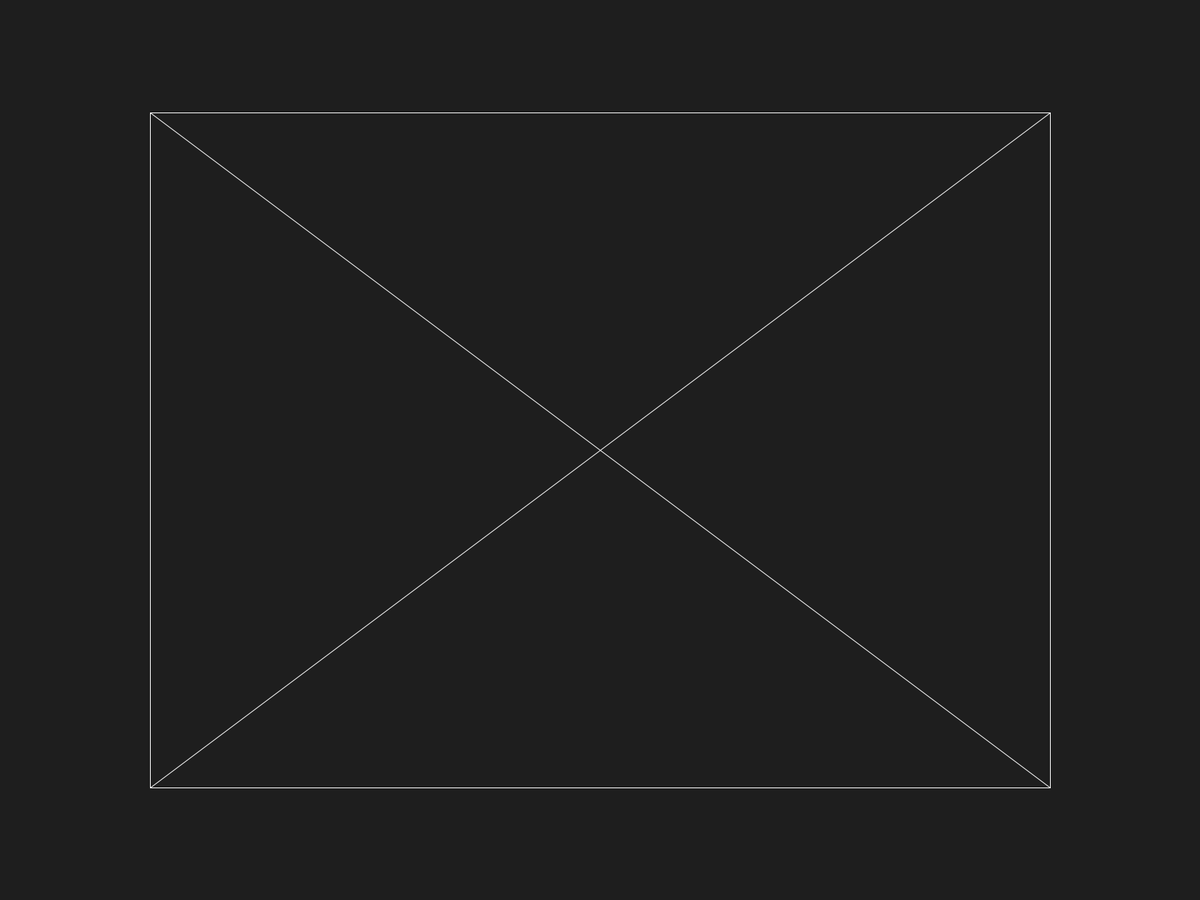
Frame 1 (no input)
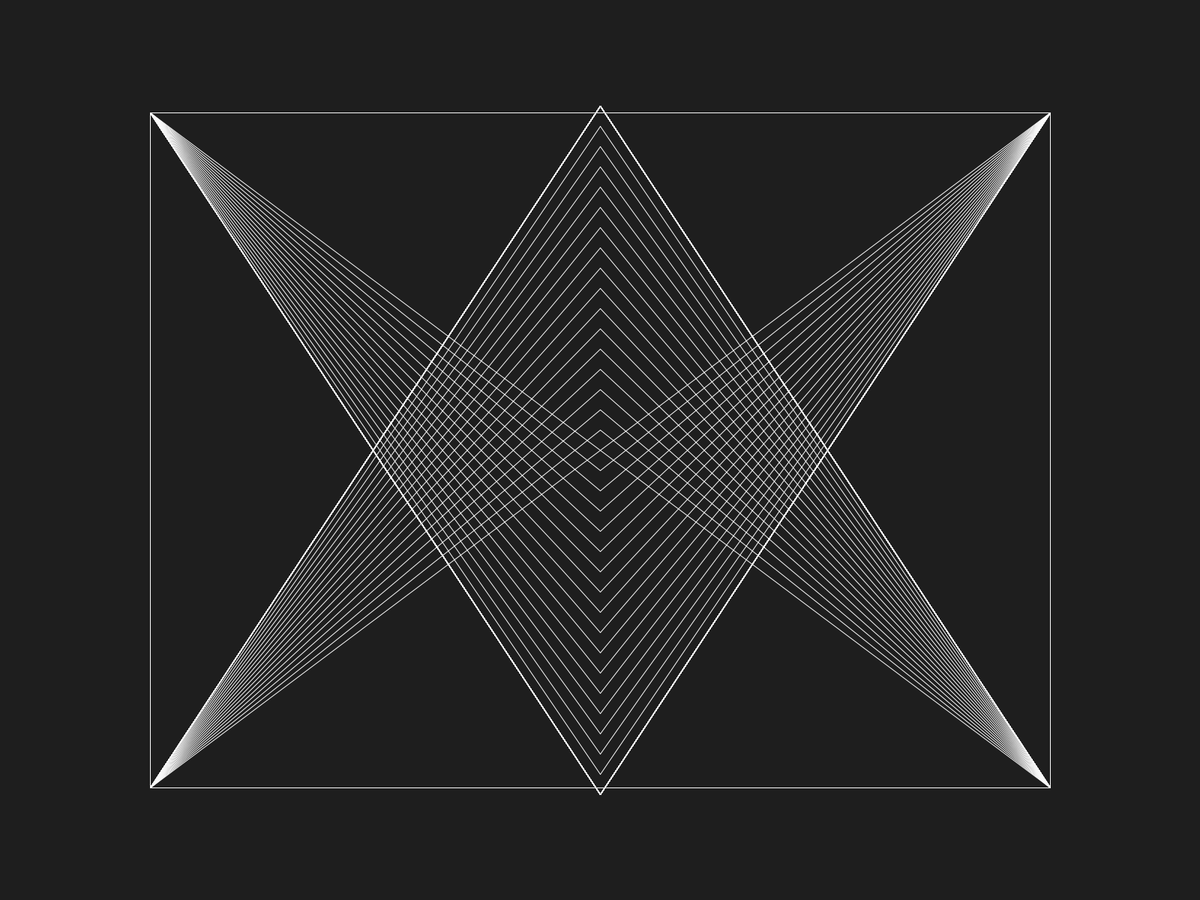
Frame 60 (the mouse pressed at the canvas centre just before this capture)
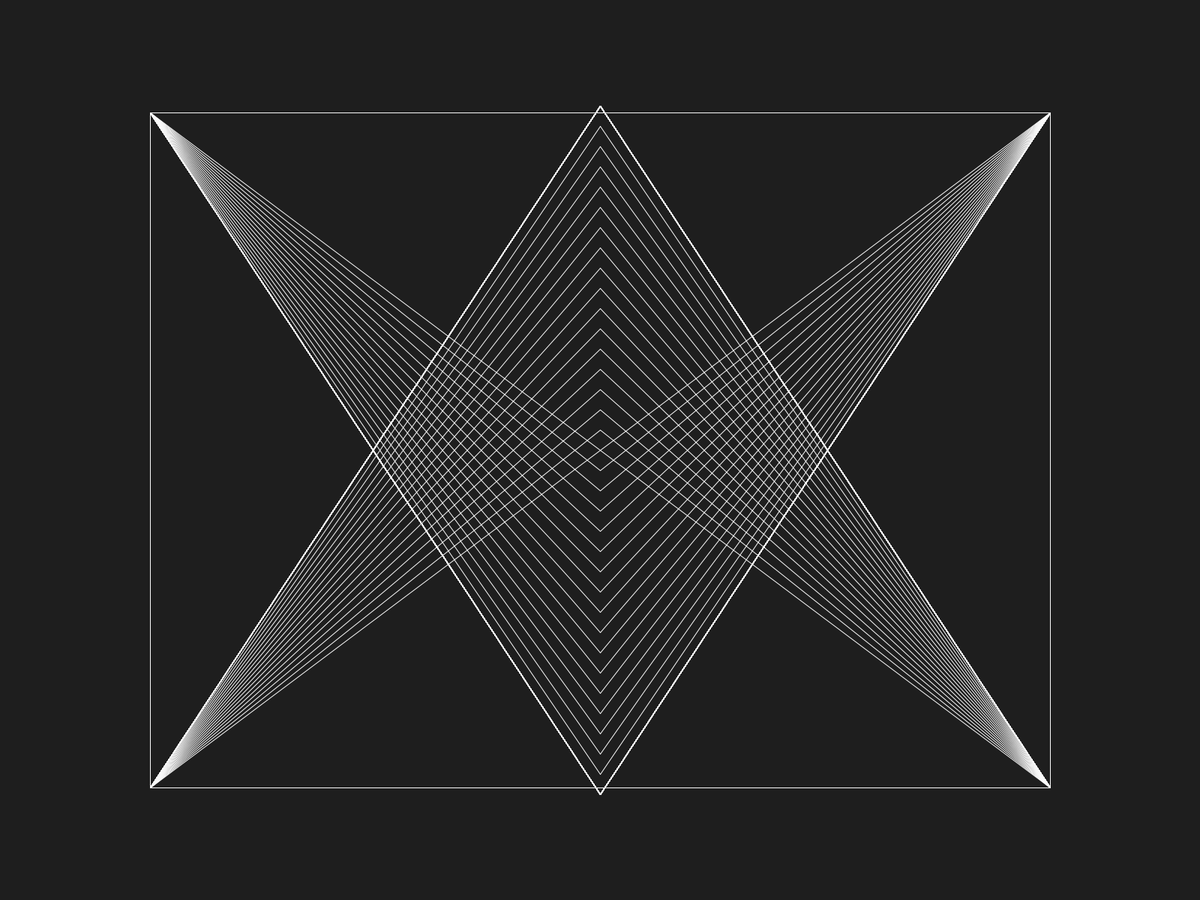
Frame 120 (the mouse held since frame 60 and released just before this capture)

The Processing sketch that drew these frames (run headless with seeded random() and noise(); from frame 60 on, the mouse is pressed at the canvas centre):

// Processing sketch: sketch_01_parametric
// ── sketch_01_parametric.pde
// CONSTANTS
  int pointInterval = 8;
// 

// VARIABLES / INPUTS / PARAMETERS
  int frameSize = 1 ; // Min Value > 1 / Max Value = 3 / inversely proportional
  int counter = 0;
  int secondCounter = 0;
//

// FRAME POINTS
  PVector CORNER_POINT_LEFT_UP;
  PVector CORNER_POINT_RIGHT_UP;
  PVector CORNER_POINT_LEFT_DOWN;
  PVector CORNER_POINT_RIGHT_DOWN;
//

void setup() {
  // size(1920,1080);
  fullScreen();
  background(30);
  smooth(3);  
  // frameRate(4);
  
  // FRAME POINTS
  CORNER_POINT_LEFT_UP = new PVector(
    width / 8 * frameSize,  // X
    height / 8 * frameSize // Y
  );
  
  CORNER_POINT_RIGHT_UP = new PVector( 
    width - ( width / 8 * frameSize ), // X
    height /   8 * frameSize // Y
  );
  
  CORNER_POINT_LEFT_DOWN = new PVector(
    width / 8 * frameSize, // X
    height - (height / 8 * frameSize) // Y
  );
  
  CORNER_POINT_RIGHT_DOWN = new PVector( 
    width - ( width / 8 * frameSize ), // X
    height - (height / 8 * frameSize) // Y
  );
  //
}

void draw() {
  noFill();
  stroke(#FAFAFA);  

  // Frame
  rect(
    CORNER_POINT_LEFT_UP.x, 
    CORNER_POINT_LEFT_UP.y, 
    width - ( width / 8 * frameSize ) - width / 8 * frameSize, 
    height - (height / 8 * frameSize) - height / 8 * frameSize
  );
  //
  
  // First Line Segments
  line(
    CORNER_POINT_LEFT_DOWN.x, 
    CORNER_POINT_LEFT_DOWN.y, 
    width/2, 
    height/2 - counter 
  );
  
  line(
    CORNER_POINT_RIGHT_DOWN.x, 
    CORNER_POINT_RIGHT_DOWN.y,
    width/2, 
    height/2 - counter
  );
  //
  
  // Second Line Segments
  line(
    CORNER_POINT_LEFT_UP.x, 
    CORNER_POINT_LEFT_UP.y, 
    width/2, 
    height/2 + counter 
  );
  
  line(
    CORNER_POINT_RIGHT_UP.x, 
    CORNER_POINT_RIGHT_UP.y,
    width/2, 
    height/2 + counter
  );
  //
  
  // LINE COUNTER CONDITIONAL
   if (height / 2 - counter >  height / 8 * frameSize) {
    counter += 27; // Only multiples of 3
  //  
  }
  
  if (width / 8 + secondCounter < width - 3 * width / 8 * frameSize) {
    secondCounter += 21;
  }
}



void mouseMoved() {
  
}



void mousePressed() {
  save("output5.png"); 
  print("Saved");
}
